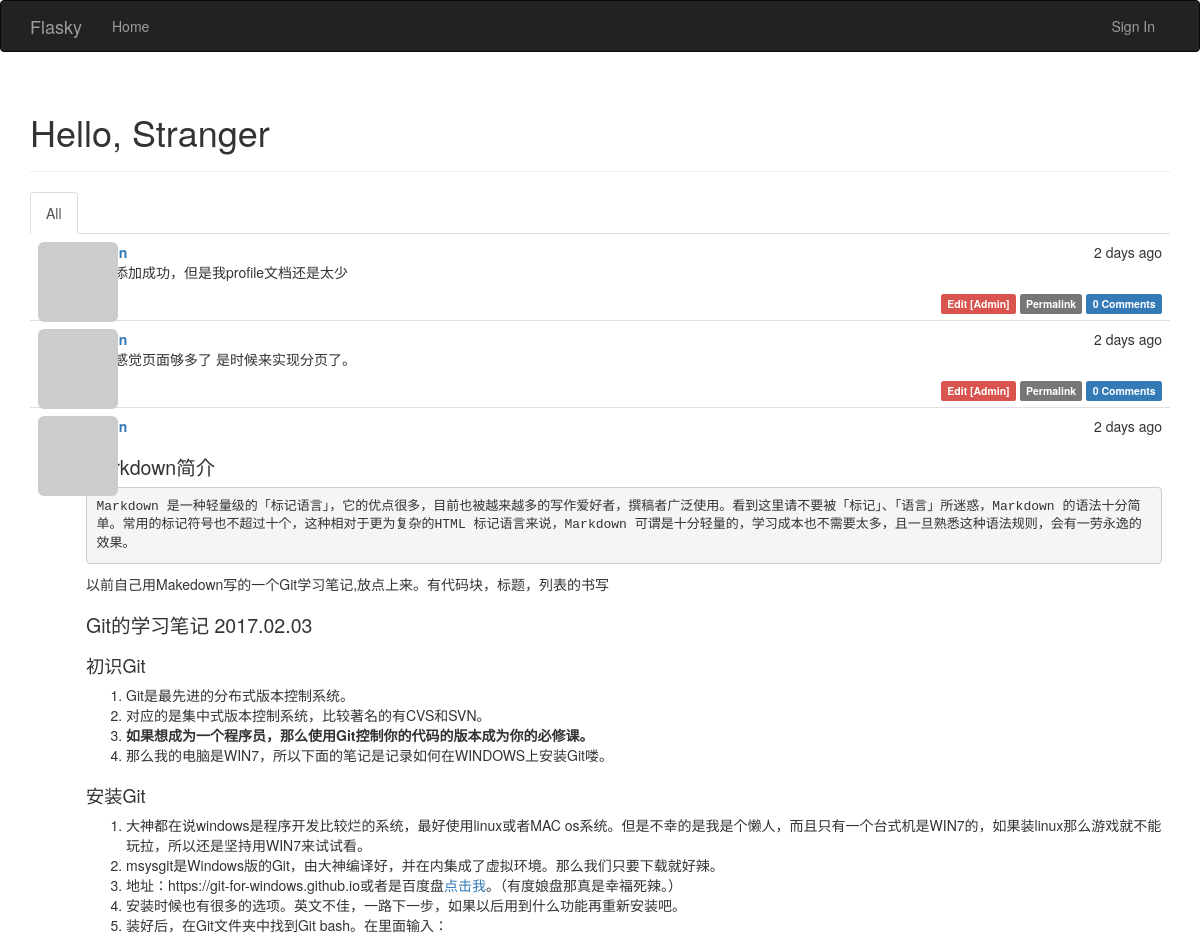
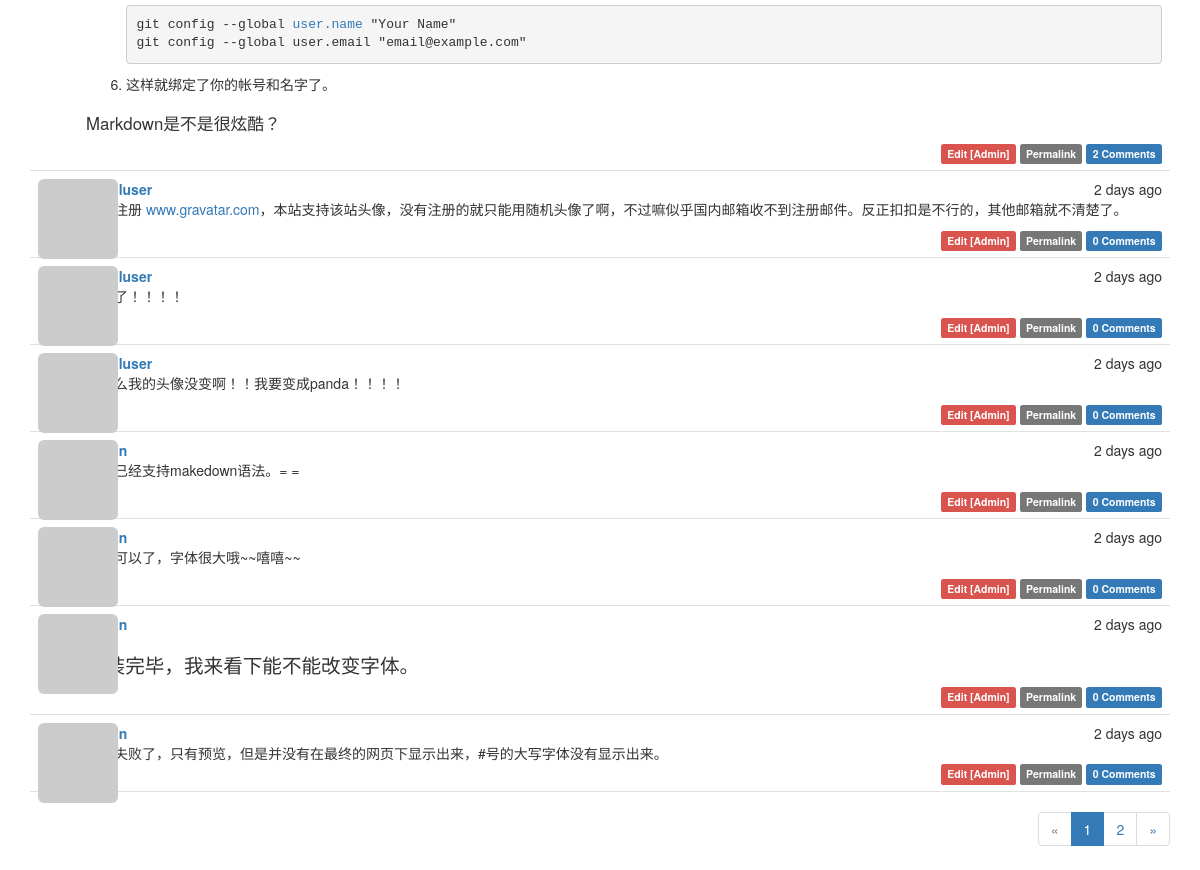
The page / on the database its author committed (2 pictures, top to bottom).
### app/models.py (models this page shows, shortened)
class Post(db.Model):
    __tablename__ = 'posts'
    id = db.Column(db.Integer, primary_key=True)
    body = db.Column(db.Text)
    timestamp = db.Column(db.DateTime, index=True, default=datetime.utcnow)
    author_id = db.Column(db.Integer, db.ForeignKey('users.id'))
    body_html = db.Column(db.Text)
    comments = db.relationship('Comment', backref='post', lazy='dynamic')

class User(UserMixin, db.Model):
    __tablename__ = 'users'
    id = db.Column(db.Integer, primary_key=True)
    username = db.Column(db.String(64), unique=True, index=True)
    role_id = db.Column(db.Integer, db.ForeignKey('roles.id'))
    password_hash = db.Column(db.String(128))
    email = db.Column(db.String(64), unique=True, index=True)
    name = db.Column(db.String(64))
    location = db.Column(db.String(64))
    about_me = db.Column(db.Text())
    member_since = db.Column(db.DateTime(), default=datetime.utcnow)
    last_seen = db.Column(db.DateTime(), default=datetime.utcnow)
    confirmed = db.Column(db.Boolean, default=False)
    avatar_hash = db.Column(db.String(32))
    posts = db.relationship('Post', backref='author', lazy='dynamic')
    followed = db.relationship('Follow', foreign_keys=[Follow.follower_id], backref=db.backref('follower', lazy='joined'),
                               lazy='dynamic', cascade='all, delete-orphan')
    followers = db.relationship('Follow', foreign_keys=[Follow.followed_id], backref=db.backref('followed', lazy='joined'),
                               lazy='dynamic', cascade='all, delete-orphan')
    comments = db.relationship('Comment', backref='author', lazy='dynamic')
    @property
    def password(self):
        raise AttributeError('password is not a readable attribute')
    def gravatar(self, size=100, default='identicon', rating='g'):
        if request.is_secure:
            url = 'https://secure.gravatar.com/avatar'
        else:
            url = 'http://www.gravatar.com/avatar'
        hash = self.avatar_hash or hashlib.md5(self.email.encode('utf-8')).hexdigest()
        return '{url}/{hash}?s={size}&d={default}&r={rating}'.format(url=url, hash=hash, size=size, default=default, rating=rating)

### app/main/views.py (the view)
@main.route('/', methods=['GET', 'POST'])
def index():
    form = PostForm()
    if current_user.can(Permission.WRITE_ARTICLES) and form.validate_on_submit():
        post = Post(body=form.body.data, author=current_user._get_current_object())
        db.session.add(post)
        db.session.commit()
        return redirect(url_for('.index'))
    page = request.args.get('page', 1, type=int)
    show_followed = False
    if current_user.is_authenticated:
        show_followed = bool(request.cookies.get('show_followed', ''))
    if show_followed:
        query = current_user.followed_posts
    else:
        query = Post.query
    pagination = query.order_by(Post.timestamp.desc()).paginate(
        page, per_page=current_app.config['FLASKY_POSTS_PER_PAGE'], error_out=False)
    posts = pagination.items
    return render_template('index.html', form=form, posts=posts, show_followed=show_followed, pagination=pagination)

### app/auth/views.py (called while the page is built)
@auth.before_app_request
def before_request():
    if current_user.is_authenticated:
        current_user.ping()
        if not current_user.confirmed and request.endpoint[:5] != 'auth.' and request.endpoint != 'static':
            return redirect(url_for('auth.unconfirmed'))

### app/main/__init__.py (called while the page is built)
@main.app_context_processor
def inject_permissions():
    return dict(Permission=Permission)

### app/models.py (called while the page is built)
    def can(self, permissions):
        return False

### app/templates/index.html (shortened to what this page needs)
{% extends "base.html" %}
{% import "bootstrap/wtf.html" as wtf %}
{% import "_macros.html" as macros %}
{% block page_content %}
<div class="page-header">
    <h1>Hello,
        {% if current_user.is_authenticated %}
        {{ current_user.username }}
        {% else %}
            Stranger
        {% endif %}
    </h1>
</div>
<div class="post-tabs">
    <ul class="nav nav-tabs">
        <li{% if not show_followed %} class="active"{% endif %}><a href="{{ url_for('.show_all') }}">All</a></li>
    </ul>
    {% include '_posts.html' %}
</div>
{% if pagination %}
<div class="pagination">
    {{ macros.pagination_widget(pagination, '.index') }}
</div>
{% endif %}
{% endblock %}

### app/templates/_posts.html
<ul class="posts">
    {% for post in posts %}
    <li class="post">
        <div class="post-thumbnail">
            <a href="{{ url_for('.user', username=post.author.username) }}">
                <img class="img-rounded profile-thumbnail" src="{{ post.author.gravatar(size=40) }}">
            </a>
        </div>
        <div class="post-content">
            <div class="post-date">{{ moment(post.timestamp).fromNow() }}</div>
            <div class="post-author"><a href="{{ url_for('.user', username=post.author.username) }}">{{ post.author.username }}</a></div>
            <div class="post-body">
                {% if post.body_html %}
                    {{ post.body_html | safe }}
                {% else %}
                    {{ post.body }}
                {% endif %}
            </div>
            <div class="post-footer">
                {% if current_user == post.author %}
                <a href="{{ url_for('.edit', id=post.id) }}">
                    <span class="label label-primary">Edit</span>
                </a>
                {% elif current_user.is_administrator %}
                <a href="{{ url_for('.edit', id=post.id) }}">
                    <span class="label label-danger">Edit [Admin]</span>
                </a>
                {% endif %}
                <a href="{{ url_for('.post', id=post.id) }}">
                    <span class="label label-default">Permalink</span>
                </a>
                <a href="{{ url_for('.post', id=post.id) }}#comments">
                    <span class="label label-primary">{{ post.comments.count() }} Comments</span>
                </a>
            </div>
        </div>
    </li>
    {% endfor %}
</ul>

### app/static/styles.css (style rules this page uses)
.profile-thumbnail { position: absolute; }
div.post-tabs { margin-top: 16px; }
ul.posts { list-style-type: none; padding: 0px; margin: 16px 0px 0px 0px; border-top: 1px solid #e0e0e0; }
div.post-tabs ul.posts { margin: 0px; border-top: none; }
ul.posts li.post { padding: 8px; border-bottom: 1px solid #e0e0e0; }
div.post-date { float: right; }
div.post-author { font-weight: bold; }
div.post-thumbnail { position: absolute; }
div.post-content { margin-left: 48px; min-height: 48px; }
div.post-footer { text-align: right; }
div.pagination { width: 100%; text-align: right; padding: 0px; margin: 0px; }
.post-body h1 { font-size: 140%; }
.post-body h2 { font-size: 130%; }
.post-body h3 { font-size: 120%; }

### rows shown on the page
Post: timestamp "2 days ago", body_html "首页添加成功，但是我profile文档还是太少", comments.count "0"
Post: timestamp "2 days ago", body_html "现在感觉页面够多了 是时候来实现分页了。", comments.count "0"
Post: timestamp "2 days ago", body_html "Markdown简介 Markdown 是一种轻量级的「标记语言」，它的优点很多，目前也被越来越多的写作爱好者，撰稿者广泛使用。看到这里请不要被「标记」、「语言」所迷惑，Markdown 的语法十分简单。常用的标记符号也不超过十个，这种相对于更为复杂的HTML 标记语言来说，Markdown 可谓是十分轻量的，学习成本也不需要太多，且一旦熟悉这种语法规则，会有一劳永逸的效果。 以前自己用Makedown写的一个Git学习笔记,放点上来。有代码块，标题，列表的书写 Git的学习笔记 2017.02.03 初识Git Git是最先进的分布式版本控制系统。 对应的是集中式版本控制系统，比较著名的有CVS和SVN。 如果想成为一个程序员，那么使用Git控制你的代码的版本成为你的必修课。 那么我的电脑是WIN7，所以下面的笔记是记录如何在WINDOWS上安装Git喽。 安装Git 大神都在说windows是程序开发比较烂的系统，最好使用linux或者MAC os系统。但是不幸的是我是个懒人，而且只有一个台式机是WIN7的，如果装linux那么游戏就不能玩拉，所以还是坚持用WIN7来试试看。 msysgit是Windows版的Git，由大神编译好，并在内集成了虚拟环境。那么我们只要下载就好辣。 地址：https://git-for-windows.github.io或者是百度盘 点击我 。（有度娘盘那真是幸福死辣。） 安装时候也有很多的选项。英文不佳，一路下一步，如果以后用到什么功能再重新安装吧。 装好后，在Git文件夹中找到Git bash。在里面输入： git config…", comments.count "2"
Post: timestamp "2 days ago", author.username "gmailuser", body_html "www.gravatar.com ，本站支持该站头像，没有注册的就只能用随机头像了啊，不过嘛似乎国内邮箱收不到注册邮件。反正扣扣是不行的，其他邮箱就不清楚了。", comments.count "0"
Post: timestamp "2 days ago", author.username "gmailuser", body_html "可以了！！！！", comments.count "0"
Post: timestamp "2 days ago", author.username "gmailuser", body_html "为什么我的头像没变啊！！我要变成panda！！！！", comments.count "0"
Post: timestamp "2 days ago", body_html "现在已经支持makedown语法。= =", comments.count "0"
Post: timestamp "2 days ago", body_html "看来可以了，字体很大哦~~嘻嘻~~", comments.count "0"
Post: timestamp "2 days ago", body_html "安装完毕，我来看下能不能改变字体。", comments.count "0"
Post: timestamp "2 days ago", body "似乎失败了，只有预览，但是并没有在最终的网页下显示出来，#号的大写字体没有显示出来。", comments.count "0"

### other values the page prints
{{ p }} "1"
{{ p }} "2"
